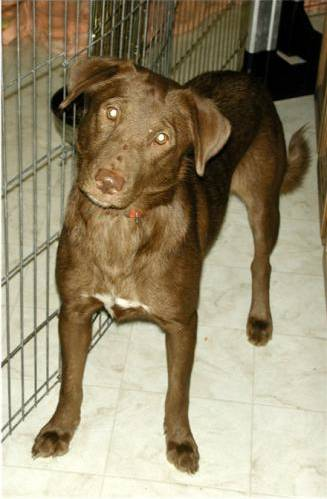
#> input picture Unit-16/Python for Deep Learning/Data/Pet_Images/Dog/dog.1.jpg, 327 x 499 px, found by its file name
$ jupyter execute 'Program 336 - CSLAB_DEEP_LEARNING_LOADING_OUR_OWN_TRAINING_DATA.ipynb'
#> lines starting #> are read from the running program, lines starting #| are printed output that depends on the picture
<a href="https://colab.research.google.com/github/Deepsphere-AI/DSAI_Python_Programming/blob/main/Unit-16/Python%20for%20Deep%20Learning/Program%20336%20-%20CSLAB_DEEP_LEARNING_LOADING_OUR_OWN_TRAINING_DATA.ipynb" target="_parent"></a>

[cell 1]
# /*********************************************************************************************************************

#   File Name 	:   CSLAB_DEEP_LEARNING_LOADING_OUR_OWN_TRAINING_DATA
#   Purpose 	:   A Program in Python for Our Own Training Data using Deep Learning
#   Author	:   Deepsphere.ai
#   Reviewer 	:   Jothi Periasamy
#   Date : 25/10/2022
#   Version	:   1.0

# /***********************************************************************************************************************

## Program Description : Program for Our Own Training Data to Deep Learning in Python

## Python Development Environment & Runtime - Python, Anaconda

import numpy as vAR_np
import matplotlib.pyplot as vAR_plt
import cv2
from tqdm import tqdm
import os

import pandas as vAR_pd

from google.colab import drive

drive.mount('/content/drive')

vAR_CSLAB_PET_IMAGES = '/content/drive/MyDrive/Semester-4/Deep Learning for Enterprise/Data/Pet_Images'

vAR_CSLAB_DATADIR = vAR_CSLAB_PET_IMAGES

vAR_CSLAB_CATEGORIES = ["Dog", "Cat"]

for vAR_CSLAB_category in vAR_CSLAB_CATEGORIES:  # do dogs and cats
    vAR_CSLAB_path = os.path.join(vAR_CSLAB_DATADIR,vAR_CSLAB_category)  # create path to dogs and cats
    for vAR_CSLAB_img in os.listdir(vAR_CSLAB_path):  # iterate over each image per dogs and cats
        vAR_CSLAB_img_array = cv2.imread(os.path.join(vAR_CSLAB_path,vAR_CSLAB_img) ,cv2.IMREAD_GRAYSCALE)  # convert to array
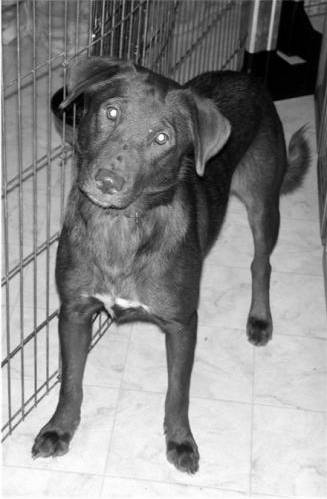
#> vAR_CSLAB_img_array: shape (499, 327); min 0, max 255, mean 139.2
        vAR_plt.imshow(vAR_CSLAB_img_array, cmap='gray')  # graph it
        vAR_plt.show()  # display!

        break  # we just want one for now so break
    break  #...and one more!

vAR_CSLAB_IMG_SIZE = 50

vAR_CSLAB_new_array = cv2.resize(vAR_CSLAB_img_array, (vAR_CSLAB_IMG_SIZE, vAR_CSLAB_IMG_SIZE))
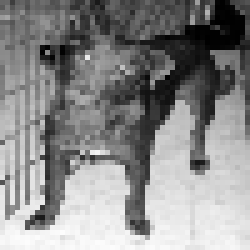
#> vAR_CSLAB_new_array: shape (50, 50) (shown 5 times larger); min 0, max 253, mean 137.7

vAR_plt.imshow(vAR_CSLAB_new_array, cmap='gray')

vAR_plt.show()

vAR_CSLAB_training_data = []

def vAR_CSLAB_create_training_data():
    for vAR_CSLAB_category in vAR_CSLAB_CATEGORIES:  # do dogs and cats

        vAR_CSLAB_path = os.path.join(vAR_CSLAB_DATADIR,vAR_CSLAB_category)  # create path to dogs and cats
        vAR_CSLAB_class_num = vAR_CSLAB_CATEGORIES.index(vAR_CSLAB_category)  # get the classification  (0 or a 1). 0=dog 1=cat

        for vAR_CSLAB_img in tqdm(os.listdir(vAR_CSLAB_path)):  # iterate over each image per dogs and cats
            try:
                vAR_CSLAB_img_array = cv2.imread(os.path.join(vAR_CSLAB_path,vAR_CSLAB_img) ,cv2.IMREAD_GRAYSCALE)  # convert to array
                vAR_CSLAB_new_array = cv2.resize(vAR_CSLAB_img_array, (vAR_CSLAB_IMG_SIZE, vAR_CSLAB_IMG_SIZE))  # resize to normalize data size
                vAR_CSLAB_training_data.append([vAR_CSLAB_new_array, vAR_CSLAB_class_num])  # add this to our training_data
            except vAR_CSLAB_Exception as vAR_CSLAB_e:  # in the interest in keeping the output clean...
                pass
#> pass 2 of the loop in vAR_CSLAB_create_training_data, `for vAR_CSLAB_category in vAR_CSLAB_CATEGORIES:`:
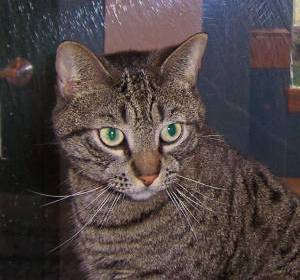
#> input picture Unit-16/Python for Deep Learning/Data/Pet_Images/Cat/cat.1.jpg, 300 x 280 px, found by its file name
#> in vAR_CSLAB_create_training_data, `vAR_CSLAB_img_array = cv2.imread(os.path.join(vAR_CSLAB_path,vAR_CSLAB..`:
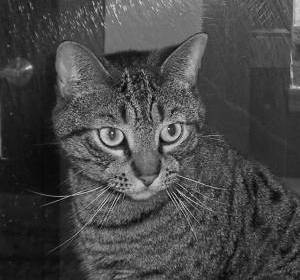
#> vAR_CSLAB_img_array: shape (280, 300); min 0, max 237, mean 71.4
#> in vAR_CSLAB_create_training_data, `vAR_CSLAB_new_array = cv2.resize(vAR_CSLAB_img_array, (vAR_CSLAB_IMG_S..`:
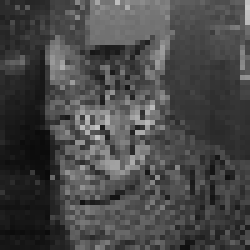
#> vAR_CSLAB_new_array: shape (50, 50) (shown 5 times larger); min 10, max 203, mean 71.2
            # [4 lines of commented-out code are left out]

vAR_CSLAB_create_training_data()

print(len(vAR_CSLAB_training_data))
#| 2

#import random

#random.shuffle(vAR_CSLAB_training_data)

for vAR_CSLAB_sample in vAR_CSLAB_training_data[:10]:
    print(vAR_CSLAB_sample[1])

    vAR_CSLAB_X = []
    vAR_CSLAB_y = []

    for vAR_CSLAB_features,vAR_CSLAB_label in vAR_CSLAB_training_data:
        vAR_CSLAB_X.append(vAR_CSLAB_features)
        vAR_CSLAB_y.append(vAR_CSLAB_label)
#> this loop made 2 passes
#| 0
#| 1
        #print(vAR_CSLAB_X[0].reshape(-1, vAR_CSLAB_IMG_SIZE, vAR_CSLAB_IMG_SIZE, 1))

vAR_CSLAB_X = vAR_np.array(vAR_CSLAB_X).reshape(-1, vAR_CSLAB_IMG_SIZE, vAR_CSLAB_IMG_SIZE, 1)
vAR_CSLAB_y = vAR_np.array(vAR_CSLAB_y)
#> vAR_CSLAB_y = [0, 1]
print(vAR_CSLAB_X)
#> (printed output is left out)
print(vAR_CSLAB_y)
#| [0 1]

import pickle
vAR_CSLAB_pickle_out = open("/content/drive/MyDrive/Semester-4/Deep Learning for Enterprise/Model/vAR_CSLAB_X.pickle","wb")
pickle.dump(vAR_CSLAB_X, vAR_CSLAB_pickle_out)
vAR_CSLAB_pickle_out.close()

vAR_CSLAB_pickle_out = open("/content/drive/MyDrive/Semester-4/Deep Learning for Enterprise/Model/vAR_CSLAB_y.pickle","wb")
pickle.dump(vAR_CSLAB_y, vAR_CSLAB_pickle_out)
vAR_CSLAB_pickle_out.close()

# /****************************************************************************************************************************
#   Disclaimer.

# We are providing this code block strictly for learning and researching, this is not a production
# ready code. We have no liability on this particular code under any circumstances; users should use
# this code on their own risk. All software, hardware and othr products that are referenced in these
# materials belong to the respective vendor who developed or who owns this product.

# /****************************************************************************************************************************
